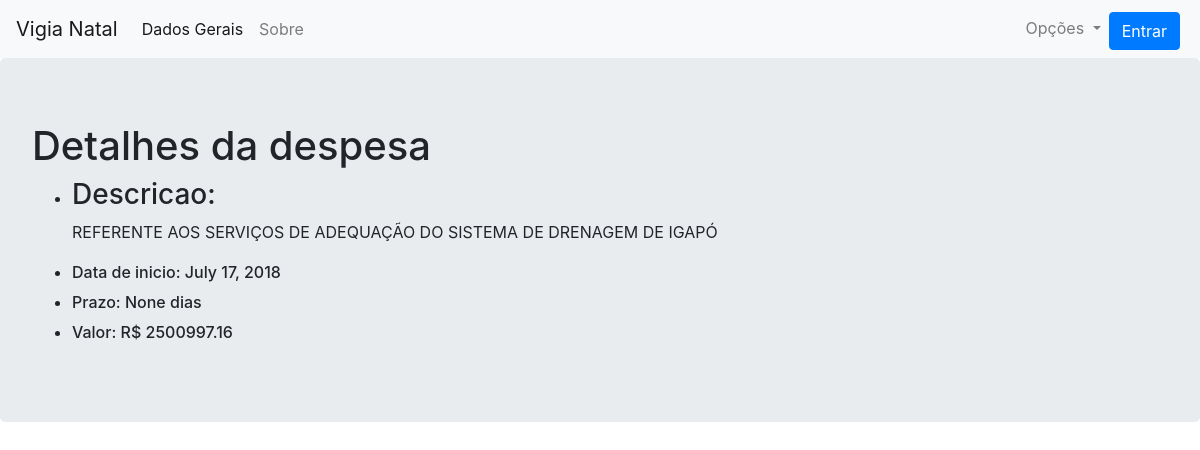
The app's page /despesa/1/ with its own data.
### map_app/models.py (models this page shows, shortened)
class Despesa(models.Model):
    descricao = models.CharField(max_length = 256)
    valor = models.FloatField()
    data_inicio = models.DateField()
    data_update = models.DateField()
    prazo = models.IntegerField(blank=True, null=True)
    coordenadaS = models.FloatField()
    coordenadaW = models.FloatField()
    orgao = models.ForeignKey(Orgao, on_delete = models.CASCADE)

### map_app/views.py (the view)
# urls.py: path('despesa/<int:pk>/', views.DespesaDetailView.as_view(), name = 'despesa_detail'),
class DespesaDetailView(DetailView):
    model = Despesa

### map_app/templates/map_app/despesa_detail.html
{% extends "map_app/base.html" %}
{% block body_block %}
<div class="jumbotron">
  <h1>Detalhes da despesa</h1>
  <ul>
    <li>
      <h3>Descricao:</h3>
      <p>{{despesa.descricao}}</p>
    </li>
    <li>
      <h6>Data de inicio: {{despesa.data_inicio}}</h6>
    </li>
    <li>
      <h6>Prazo: {{despesa.prazo}} dias</h6>
    </li>
    <li>
      <h6>Valor: R$ {{despesa.valor}}</h6>
    </li>
  </ul>
</div>
{% endblock %}

### records on screen
Despesa: descricao "REFERENTE AOS SERVIÇOS DE ADEQUAÇÃO DO SISTEMA DE DRENAGEM DE IGAPÓ", data_inicio "July 17, 2018", prazo "None", valor "2500997.16"
